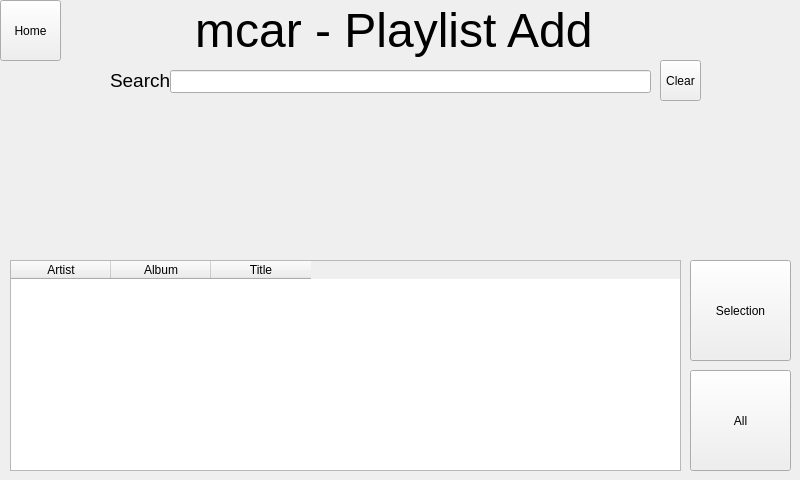
<?xml version="1.0" encoding="UTF-8"?>
<ui version="4.0">
 <class>PlaylistAddScreen</class>
 <widget class="QWidget" name="PlaylistAddScreen">
  <property name="geometry">
   <rect>
    <x>0</x>
    <y>0</y>
    <width>800</width>
    <height>480</height>
   </rect>
  </property>
  <property name="windowTitle">
   <string>Form</string>
  </property>
  <widget class="OnscreenKeyboard" name="kbdOnScreen" native="true">
   <property name="geometry">
    <rect>
     <x>170</x>
     <y>100</y>
     <width>401</width>
     <height>147</height>
    </rect>
   </property>
  </widget>
  <widget class="QLabel" name="lblWidgetTitle">
   <property name="geometry">
    <rect>
     <x>0</x>
     <y>0</y>
     <width>801</width>
     <height>61</height>
    </rect>
   </property>
   <property name="font">
    <font>
     <pointsize>36</pointsize>
    </font>
   </property>
   <property name="text">
    <string>mcar - Playlist Add &lt;type&gt;</string>
   </property>
   <property name="alignment">
    <set>Qt::AlignCenter</set>
   </property>
  </widget>
  <widget class="QToolButton" name="btnBack">
   <property name="geometry">
    <rect>
     <x>0</x>
     <y>0</y>
     <width>61</width>
     <height>61</height>
    </rect>
   </property>
   <property name="text">
    <string>Home</string>
   </property>
   <property name="icon">
    <iconset>
     <normaloff>:/images/back-small.svg</normaloff>:/images/back-small.svg</iconset>
   </property>
   <property name="iconSize">
    <size>
     <width>96</width>
     <height>96</height>
    </size>
   </property>
  </widget>
  <widget class="QLabel" name="lblSearch">
   <property name="geometry">
    <rect>
     <x>110</x>
     <y>70</y>
     <width>61</width>
     <height>21</height>
    </rect>
   </property>
   <property name="font">
    <font>
     <pointsize>14</pointsize>
    </font>
   </property>
   <property name="text">
    <string>Search:</string>
   </property>
  </widget>
  <widget class="QLineEdit" name="txtSearch">
   <property name="geometry">
    <rect>
     <x>170</x>
     <y>70</y>
     <width>481</width>
     <height>23</height>
    </rect>
   </property>
   <property name="font">
    <font>
     <pointsize>14</pointsize>
    </font>
   </property>
  </widget>
  <widget class="QToolButton" name="btnClear">
   <property name="geometry">
    <rect>
     <x>660</x>
     <y>60</y>
     <width>41</width>
     <height>41</height>
    </rect>
   </property>
   <property name="text">
    <string>Clear</string>
   </property>
   <property name="icon">
    <iconset>
     <normaloff>:/images/trashcan_empty-2.1.svg</normaloff>:/images/trashcan_empty-2.1.svg</iconset>
   </property>
   <property name="iconSize">
    <size>
     <width>32</width>
     <height>32</height>
    </size>
   </property>
  </widget>
  <widget class="QToolButton" name="btnAddAll">
   <property name="geometry">
    <rect>
     <x>690</x>
     <y>370</y>
     <width>101</width>
     <height>101</height>
    </rect>
   </property>
   <property name="text">
    <string>All</string>
   </property>
   <property name="icon">
    <iconset>
     <normaloff>:/images/edit_add_nobg.svg</normaloff>:/images/edit_add_nobg.svg</iconset>
   </property>
   <property name="iconSize">
    <size>
     <width>96</width>
     <height>64</height>
    </size>
   </property>
   <property name="toolButtonStyle">
    <enum>Qt::ToolButtonTextUnderIcon</enum>
   </property>
  </widget>
  <widget class="QToolButton" name="btnAddSelection">
   <property name="geometry">
    <rect>
     <x>690</x>
     <y>260</y>
     <width>101</width>
     <height>101</height>
    </rect>
   </property>
   <property name="text">
    <string>Selection</string>
   </property>
   <property name="icon">
    <iconset>
     <normaloff>:/images/edit_add_nobg.svg</normaloff>:/images/edit_add_nobg.svg</iconset>
   </property>
   <property name="iconSize">
    <size>
     <width>96</width>
     <height>64</height>
    </size>
   </property>
   <property name="toolButtonStyle">
    <enum>Qt::ToolButtonTextUnderIcon</enum>
   </property>
  </widget>
  <widget class="QTableWidget" name="tblResults">
   <property name="geometry">
    <rect>
     <x>10</x>
     <y>260</y>
     <width>671</width>
     <height>211</height>
    </rect>
   </property>
   <property name="rowCount">
    <number>0</number>
   </property>
   <column>
    <property name="text">
     <string>Artist</string>
    </property>
   </column>
   <column>
    <property name="text">
     <string>Album</string>
    </property>
   </column>
   <column>
    <property name="text">
     <string>Title</string>
    </property>
   </column>
  </widget>
 </widget>
 <customwidgets>
  <customwidget>
   <class>OnscreenKeyboard</class>
   <extends>QWidget</extends>
   <header>onscreenkeyboard.h</header>
   <slots>
    <signal>keypress(char)</signal>
   </slots>
  </customwidget>
 </customwidgets>
 <resources/>
 <connections>
  <connection>
   <sender>kbdOnScreen</sender>
   <signal>keypress(char)</signal>
   <receiver>PlaylistAddScreen</receiver>
   <slot>vk_pressed(char)</slot>
   <hints>
    <hint type="sourcelabel">
     <x>370</x>
     <y>173</y>
    </hint>
    <hint type="destinationlabel">
     <x>399</x>
     <y>239</y>
    </hint>
   </hints>
  </connection>
  <connection>
   <sender>btnClear</sender>
   <signal>clicked()</signal>
   <receiver>txtSearch</receiver>
   <slot>clear()</slot>
   <hints>
    <hint type="sourcelabel">
     <x>680</x>
     <y>80</y>
    </hint>
    <hint type="destinationlabel">
     <x>410</x>
     <y>81</y>
    </hint>
   </hints>
  </connection>
 </connections>
 <slots>
  <slot>vk_pressed(char)</slot>
 </slots>
</ui>
